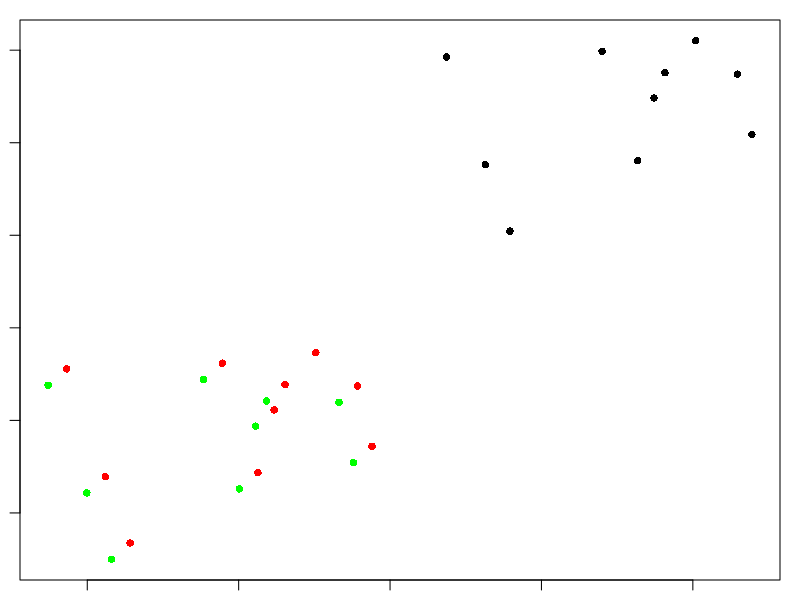

The R script that drew this image:
set.seed(10); n <- 10
x <- cbind(rnorm(n, mean = 3), rnorm(n, mean = 3))
x1 <- scale(x, center = T, scale = F)
one <- rep(1, n); decomp <- base::qr(one)
Q <- base::qr.Q(decomp, complete=TRUE); Q <- Q[,2:ncol(Q),drop = F]
x2 <- t(Q)%*%x

xlim <- c(min(x[,1], x1[,1], x2[,1]), max(x[,1], x1[,1], x2[,1]))
ylim <- c(min(x[,2], x1[,2], x2[,2]), max(x[,2], x1[,2], x2[,2]))

par(mar = rep(1,4)); plot(x, xlim = xlim, ylim = ylim, pch = 16)
points(x1, pch = 16, col = "red"); points(x2, pch = 16, col = "green")

x1[-1,] - x2
apply(x2, 2, mean) - apply(x1[-1,], 2, mean)
apply(x[-1,],2,sd); apply(x2,2,sd)

t(Q)[1,]%*%x-colMeans(x2)
x[2,]-colMeans(x)-colMeans(x1[-1,])

